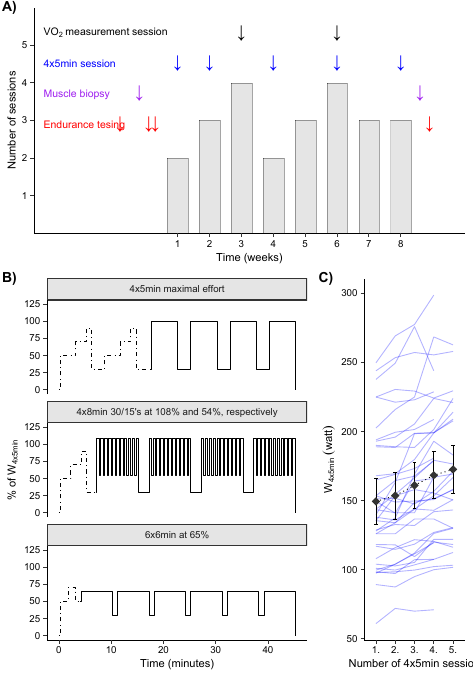

The R source for this figure:


source("./R/figures-source.R")
source("./R/libs.R")
source("./R/filter-id.R")



# design figures

arrow_glyph <- "\U2193"


#### Design graph ####

# vo2 session label
label <- "VO[2]~measurement~session"


design.A <- data.frame(weeks = seq(1:8),
                       sessions = c(2, 3, 4, 2, 3, 4, 3, 3)) |> 
  ggplot(aes(weeks, sessions)) +
  geom_bar(stat = "identity", 
           position = position_dodge(width = 0.5),
           width = 0.65, 
           size = 0,
           color = "Black",
           fill = "gray90") +
  
  scale_x_continuous(breaks = seq(1:8), 
                     labels = c("1", "2", "3", "4", "5", "6", "7", "8"),
                     limits = c(-3.5, 10), 
                     expand = c(0, 0)) +
  
  scale_y_continuous(breaks = c(1, 2, 3, 4, 5), 
                     limits = c(0, 6), 
                     expand = c(0, 0), 
                     labels = c("1", "2", "3", "4", "5")) +

  annotate("text", x = c(-3.2, -3.2, -3.2), y = c(4.4, 3.6, 2.8), 
           label = c("4x5min session",
                     "Muscle biopsy",
                     "Endurance tesing"), 
           vjust = 0, 
           hjust = 0, 
           size = 2.65,
           color = c("Blue", 
                     "Purple", 
                     "Red")) +
  
  annotate("text",
           x = -3.2,
           y = 5.2,
           label = label,
           parse = TRUE,
           vjust = 0, 
           hjust = 0, 
           size = 2.65,
           color = "Black") +


  # Endurance tests
  annotate("text",
           x = c(-0.8, 0.1, 0.3, 8.9), 
           y = rep(2.8), 
           label = rep(arrow_glyph, 4), 
           vjust = 0, 
           size = 4.5,
           color = "Red") +

  
  # Biopsies
  annotate("text", 
           x = c(-0.2, 8.6), 
           y = rep(3.6), 
           label = rep(arrow_glyph, 2), 
           vjust = 0, 
           size = 4.5,
           color = "Purple") +
  
  # Standardized Session
  annotate("text", 
           x = c(1, 2, 4, 6, 8), 
           y = rep(4.4), 
           label = arrow_glyph, 
           vjust = 0, 
           size = 4.5,
           color = "Blue") +
  
  # Vo2 sessions 
  annotate("text", 
           x = c(3, 6), 
           y = rep(5.2), 
           label = rep(arrow_glyph, 2), 
           vjust = 0, 
           size = 4.5,
           color = "Black") +
  
  
  xlab("Time (weeks)") +
  ylab("Number of sessions") +
  plot_theme() +
  theme(legend.position = "none", 
        legend.direction = "vertical", 
        legend.title = element_blank(), 
        legend.background = element_blank(),
        legend.spacing.x = unit(0.25, "lines"),
        axis.title = element_text(size = 8))







# make plot B

# make session graphs
data.B <- data.frame(time = rep(seq(0, 45.25, by = 0.25), times = 3),
                       session = c(rep("4x5min maximal effort", times = 182),
                                   rep("4x8min 30/15's at 108% and 54%, respectively", times = 182),
                                   rep("6x6min at 65%", times = 182)),
                       part = c(rep("warmup", times = 70),
                                rep("training", times = 112),
                                rep("warmup", times = 28),
                                rep("training", times = 154),
                                rep("warmup", times = 16),
                                rep("training", times = 166)),
                       load = c(
                         # 4 x 5min session
                         rep(0, times = 1),
                         rep(50, times = 12), 
                         rep(70, times = 8), 
                         rep(90, times = 4), 
                         rep(30, times = 10), 
                         rep(50, times = 12), 
                         rep(70, times = 8), 
                         rep(90, times = 4),
                         rep(30, times = 12),
                         rep(100, times = 20),
                         rep(30, times = 10),
                         rep(100, times = 20),
                         rep(30, times = 10),
                         rep(100, times = 20),
                         rep(30, times = 10),
                         rep(100, times = 20),
                         rep(0, times = 1),
                         
                         # 4 x 8min session
                         rep(0, times = 1),
                         rep(50, times = 8), 
                         rep(70, times = 8), 
                         rep(90, times = 4), 
                         rep(30, times = 8), 
                         rep(108, times = 2), 
                         rep(54, times = 1), 
                         rep(108, times = 2), 
                         rep(54, times = 1),
                         rep(108, times = 2), 
                         rep(54, times = 1),
                         rep(108, times = 2), 
                         rep(54, times = 1),
                         rep(108, times = 2), 
                         rep(54, times = 1),
                         rep(108, times = 2), 
                         rep(54, times = 1),
                         rep(108, times = 2), 
                         rep(54, times = 1),
                         rep(108, times = 2), 
                         rep(54, times = 1),
                         rep(108, times = 2), 
                         rep(54, times = 1),
                         rep(108, times = 2), 
                         rep(54, times = 1),
                         rep(108, times = 2),
                         rep(30, times = 8),
                         rep(108, times = 2), 
                         rep(54, times = 1), 
                         rep(108, times = 2), 
                         rep(54, times = 1),
                         rep(108, times = 2), 
                         rep(54, times = 1),
                         rep(108, times = 2), 
                         rep(54, times = 1),
                         rep(108, times = 2), 
                         rep(54, times = 1),
                         rep(108, times = 2), 
                         rep(54, times = 1),
                         rep(108, times = 2), 
                         rep(54, times = 1),
                         rep(108, times = 2), 
                         rep(54, times = 1),
                         rep(108, times = 2), 
                         rep(54, times = 1),
                         rep(108, times = 2), 
                         rep(54, times = 1),
                         rep(108, times = 2),
                         rep(30, times = 8),
                         rep(108, times = 2), 
                         rep(54, times = 1), 
                         rep(108, times = 2), 
                         rep(54, times = 1),
                         rep(108, times = 2), 
                         rep(54, times = 1),
                         rep(108, times = 2), 
                         rep(54, times = 1),
                         rep(108, times = 2), 
                         rep(54, times = 1),
                         rep(108, times = 2), 
                         rep(54, times = 1),
                         rep(108, times = 2), 
                         rep(54, times = 1),
                         rep(108, times = 2), 
                         rep(54, times = 1),
                         rep(108, times = 2), 
                         rep(54, times = 1),
                         rep(108, times = 2), 
                         rep(54, times = 1),
                         rep(108, times = 2),
                         rep(30, times = 8),
                         rep(108, times = 2), 
                         rep(54, times = 1), 
                         rep(108, times = 2), 
                         rep(54, times = 1),
                         rep(108, times = 2), 
                         rep(54, times = 1),
                         rep(108, times = 2), 
                         rep(54, times = 1),
                         rep(108, times = 2), 
                         rep(54, times = 1),
                         rep(108, times = 2), 
                         rep(54, times = 1),
                         rep(108, times = 2), 
                         rep(54, times = 1),
                         rep(108, times = 2), 
                         rep(54, times = 1),
                         rep(108, times = 2), 
                         rep(54, times = 1),
                         rep(108, times = 2), 
                         rep(54, times = 1),
                         rep(108, times = 2),
                         rep(0, times = 1),
                         
                         # 6 x 6min session
                         rep(0, times = 1),
                         rep(50, times = 6), 
                         rep(70, times = 6), 
                         rep(50, times = 4), 
                         rep(65, times = 24), 
                         rep(30, times = 4), 
                         rep(65, times = 24), 
                         rep(30, times = 4), 
                         rep(65, times = 24), 
                         rep(30, times = 4), 
                         rep(65, times = 24), 
                         rep(30, times = 4), 
                         rep(65, times = 24), 
                         rep(30, times = 4), 
                         rep(65, times = 24),
                         rep(0, times = 1)
                       )) 



design.B <- data.B |>
  ggplot(aes(time, load)) +
  geom_step(data = data.B |> filter(part == "training"),
            size = line_size) +
  geom_step(data = data.B |> filter(part == "warmup"),
            size = line_size,
            linetype = 4) +
  scale_y_continuous(limits = c(0, 125),
                     breaks = c(0, 25, 50, 75, 100, 125),
                     expand = c(0.05, 0)) +
  scale_x_continuous(limits = c(0, 45.25),
                     breaks = c(0, 10, 20, 30, 40),
                     expand = c(0.05, 0)) +
  labs(y = expression("%"~of~W[4][x][5][min]),
       x = "Time (minutes)") +
  facet_wrap(~session,
             nrow = 3) +
  plot_theme() +
  theme(strip.background = element_rect(fill = "grey90"),
        strip.text = element_text(size = 7),
        axis.title = element_text(size = 8))





# make plot C


data.C <- session.data |>
  group_by(id) |>
  filter(!is.na(ftp)) |>
  mutate(timepoint = str_c(seq_len(length(ftp)),
                           "."),
         id = as.factor(id)) |> 
  right_join(ids) |>
  select(id, ftp, timepoint) |>
  filter(timepoint != "1.") |>
  mutate(timepoint = case_when(timepoint == "2." ~ "1.",
                               timepoint == "3." ~ "2.",
                               timepoint == "4." ~ "3.",
                               timepoint == "5." ~ "4.",
                               timepoint == "6." ~ "5."))


ftp_model <- readRDS("./data/derivedData/training/ftp_model.RDS")


estimates.C <- emmeans(ftp_model, specs = ~ timepoint) |>
  data.frame() 

design.C <- data.C |>
  ggplot(aes(timepoint, ftp, group = id)) +
  geom_line(size = line_size,
            color = "Blue",
            alpha = 0.3) +
  geom_line(data = estimates.C,
            aes(timepoint, emmean, group = 1),
            size = line_size,
            color = "Black",
            linetype = 3) +
  geom_errorbar(data = estimates.C,
                aes(timepoint, emmean, group = 1, ymin = lower.CL, ymax = upper.CL),
                size = line_size,
                width = 0.2,
                color = "Black") +
  geom_point(data = estimates.C,
             aes(timepoint, emmean, group = 1),
             size = 2.5,
             shape = 18,
             color = "grey20") +
  labs(y = expression(W[4][x][5][min]~(watt)),
       x = "Number of 4x5min session") +
  plot_theme() +
  theme(axis.title.x = element_text(size = 8),
        axis.title.y = element_text(size = 8))




# combine plots ##

figure1 <- cowplot::plot_grid(
  design.A,
  cowplot::plot_grid(design.B, design.C,
                     ncol = 2,
                     align = "h",
                     rel_widths = c(2, 1)),
  nrow = 2,
  rel_heights = c(1, 1.5)) +
  draw_plot_label(label = c("A)",  
                            "B)",
                            "C)"),
                  x = c(0.02, 
                        0.02,
                        0.69), 
                  y = c(0.99, 
                        0.59,
                        0.59),
                  hjust = 0.5, 
                  vjust = 0.5, 
                  size = label.size)




# save plot as an RDS object
saveRDS(figure1, "./figures/rds/figure1.RDS")


# Width of figure = 1x columns 8.9 cm
# height of figure = full page = 23 cm


# save plot as PDF
ggsave("figures/figure1.pdf", 
       plot = figure1, 
       width = 12, 
       height = 23 * 0.75, 
       dpi = 600,
       units = "cm", 
       device = cairo_pdf)




